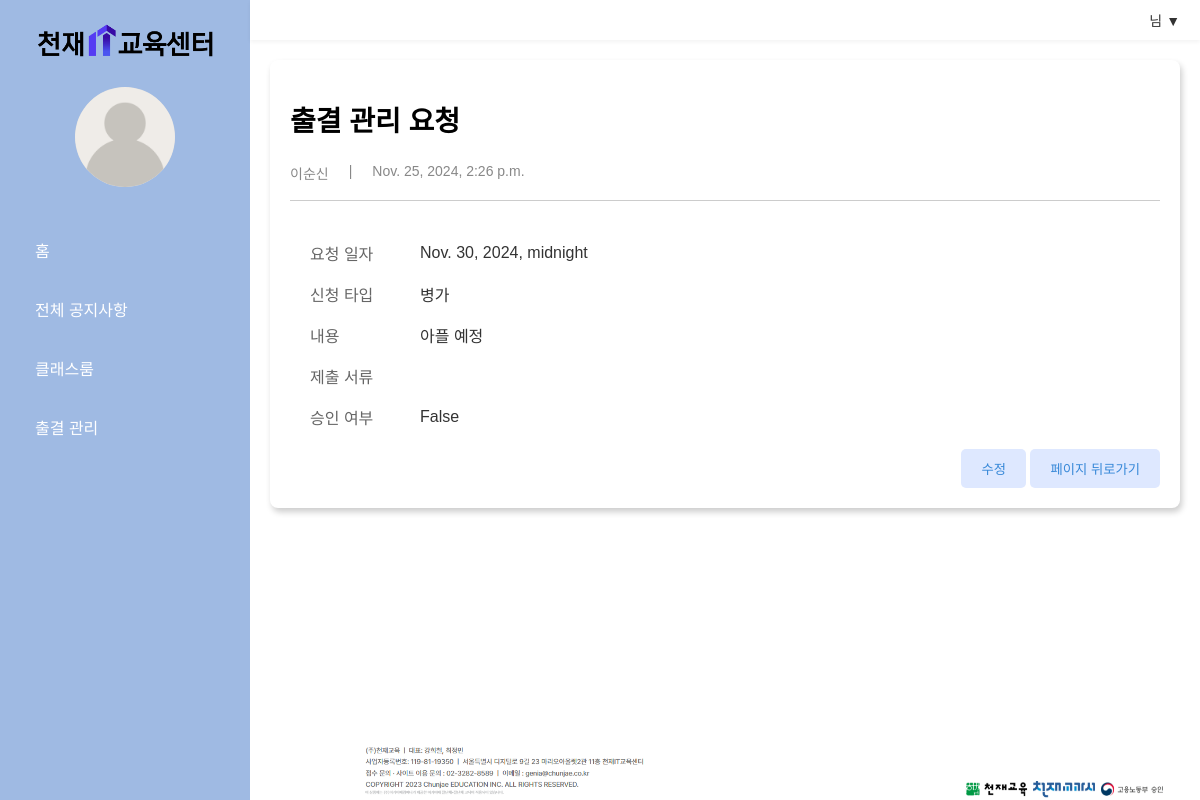
Page /attendance/requestdetails/3 on the committed database.
### managementapp/models.py (models this page shows, shortened)
class AttendanceRequest(models.Model):
    title = models.TextField(max_length=300)
    writer = models.CharField(max_length=200)
    request_date = models.DateTimeField()
    request_type = models.CharField(max_length=30)
    content = models.TextField()
    files = models.FileField(upload_to='attendance/')
    rdate = models.DateTimeField()
    approval = models.BooleanField(default=False)

### managementapp/views.py (the view)
# urls.py: path('attendance/requestdetails/<int:id>',views.att_request_details, name='att_request_details'),
def att_request_details(request, id):
    template = loader.get_template('attendance/att_request_details.html')
    requests = AttendanceRequest.objects.get(id=id)
    context = {
        'requests': requests
    }
    return HttpResponse(template.render(context, request))

### managementapp/templates/attendance/att_request_details.html (shortened to what this page needs)
{% extends "base.html" %}
{%load static%}
{% block content %}
<link rel="stylesheet" href="{% static 'css/content.css' %}">
<div class="notice-detail-container">
  <h1 class="notice-title">{{ requests.title }}</h1>
  <div class="notice-info">
    <p class="writer">{{ requests.writer }}</p>
    <p>|</p>
    <p class="rdate">{{ requests.rdate }}</p>
  </div>
  <div class="notice-details">
    <div class="notice-row">
      <span class="label">요청 일자</span>
      <span class="value">{{ requests.request_date }}</span>
    </div>
    <div class="notice-row">
      <span class="label">신청 타입</span>
      <span class="value">{{ requests.request_type }}</span>
    </div>
    <div class="notice-row">
      <span class="label">내용</span>
      <span class="value">{{ requests.content }}</span>
    </div>
    <div class="notice-row">
      <span class="label">제출 서류</span>
    </div>
    <div class="notice-row">
      <span class="label">승인 여부</span>
      <span class="value">{{ requests.approval }}</span>
    </div>
  </div>
  <div class="button-container">
    <button class="buttons" onclick="location.href='../request/update/{{ requests.id }}'">수정</button>
    <button class="buttons" onclick="location.href='../'">페이지 뒤로가기</button>
  </div>
</div>
{% endblock %}

### managementapp/static/css/base.css (style rules this page uses)
body { margin: 0; font-family: Arial, sans-serif; background-color: #fff; }

### managementapp/static/css/content.css (style rules this page uses)
.notice-detail-container { padding: 20px; background-color: #fff; border-radius: 8px; box-shadow: 2px 4px 6px rgba(0.1, 0, 0, 0.2); }
.notice-title { font-size: 28px; font-weight: bold; margin-bottom: 10px; }
.notice-info { display: flex; justify-content: flex; gap: 20px; margin-bottom: 20px; border-bottom: 1px solid #ccc; padding-bottom: 3px; }
.notice-info p { color: #888; font-size: 14px; }
.button-container { margin-top: 20px; text-align: right; justify-content: flex-end; }
.buttons { display: inline-block; background-color: #DEE8FF; color: #3788D8; padding: 10px 20px; border: none; border-radius: 5px; cursor: pointer; }
.notice-details { margin-top: 40px; }
.notice-row { display: grid; grid-template-columns: 100px 1fr; gap: 10px; align-items: center; margin-bottom: 17px; margin-left: 20px; }
.notice-row .label { font-weight: semibold; color: #666; }
.notice-row .value { font-weight:semibold; color: #333; }

### rows in the picture
AttendanceRequest: title "출결 관리 요청", writer "이순신", rdate "Nov. 25, 2024, 2:26 p.m.", request_date "Nov. 30, 2024, midnight", request_type "병가", content "아플 예정", approval "False"
